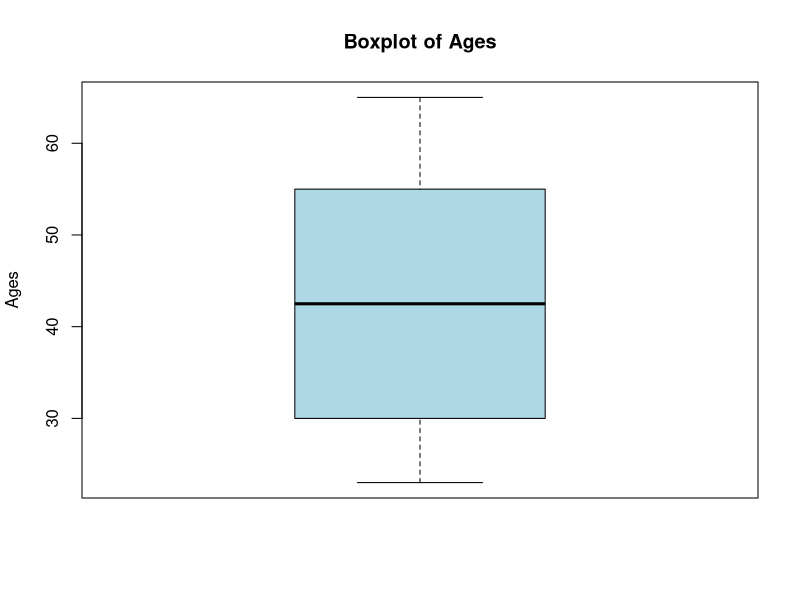

The R script that drew this image:
# Example data
ages <- c(23, 27, 30, 34, 40, 45, 50, 55, 60, 65)


percentiles <- quantile(ages, probs = c(0.25, 0.50, 0.75))
print(percentiles)
summary(ages)
boxplot(ages, main = "Boxplot of Ages", ylab = "Ages", col = "lightblue")
